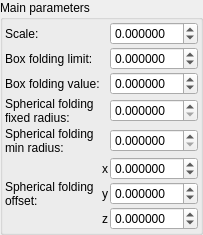
    <widget class="QGroupBox" name="groupBox">
     <property name="title">
      <string>Main parameters</string>
     </property>
     <layout class="QVBoxLayout" name="verticalLayout_2" stretch="0">
      <property name="spacing">
       <number>2</number>
      </property>
      <property name="leftMargin">
       <number>2</number>
      </property>
      <property name="topMargin">
       <number>2</number>
      </property>
      <property name="rightMargin">
       <number>2</number>
      </property>
      <property name="bottomMargin">
       <number>2</number>
      </property>
      <item>
       <layout class="QGridLayout" name="gridLayout" columnstretch="0,0,1">
        <property name="spacing">
         <number>2</number>
        </property>
        <item row="2" column="0">
         <widget class="QLabel" name="label_9">
          <property name="text">
           <string>Box folding value:</string>
          </property>
         </widget>
        </item>
        <item row="2" column="2">
         <widget class="MyDoubleSpinBox" name="spinbox_mandelbox_folding_value">
          <property name="sizePolicy">
           <sizepolicy hsizetype="Minimum" vsizetype="Maximum">
            <horstretch>0</horstretch>
            <verstretch>0</verstretch>
           </sizepolicy>
          </property>
          <property name="prefix">
           <string/>
          </property>
          <property name="suffix">
           <string/>
          </property>
          <property name="decimals">
           <number>6</number>
          </property>
          <property name="minimum">
           <double>-99.998999999999995</double>
          </property>
          <property name="maximum">
           <double>99.998999999999995</double>
          </property>
          <property name="singleStep">
           <double>0.100000000000000</double>
          </property>
         </widget>
        </item>
        <item row="5" column="0" rowspan="3">
         <widget class="QLabel" name="label_12">
          <property name="text">
           <string>Spherical folding
offset:</string>
          </property>
         </widget>
        </item>
        <item row="1" column="0">
         <widget class="QLabel" name="label_8">
          <property name="text">
           <string>Box folding limit:</string>
          </property>
         </widget>
        </item>
        <item row="7" column="1">
         <widget class="QLabel" name="label_117">
          <property name="sizePolicy">
           <sizepolicy hsizetype="Preferred" vsizetype="Preferred">
            <horstretch>0</horstretch>
            <verstretch>0</verstretch>
           </sizepolicy>
          </property>
          <property name="text">
           <string notr="true">z</string>
          </property>
          <property name="alignment">
           <set>Qt::AlignRight|Qt::AlignTrailing|Qt::AlignVCenter</set>
          </property>
         </widget>
        </item>
        <item row="3" column="2">
         <widget class="MyDoubleSpinBox" name="spinbox_mandelbox_folding_fixed_radius">
          <property name="sizePolicy">
           <sizepolicy hsizetype="Minimum" vsizetype="Maximum">
            <horstretch>0</horstretch>
            <verstretch>0</verstretch>
           </sizepolicy>
          </property>
          <property name="prefix">
           <string/>
          </property>
          <property name="suffix">
           <string/>
          </property>
          <property name="decimals">
           <number>6</number>
          </property>
          <property name="minimum">
           <double>0.000000000000000</double>
          </property>
          <property name="maximum">
           <double>99.998999999999995</double>
          </property>
          <property name="singleStep">
           <double>0.100000000000000</double>
          </property>
         </widget>
        </item>
        <item row="0" column="0">
         <widget class="QLabel" name="label_7">
          <property name="text">
           <string>Scale:</string>
          </property>
         </widget>
        </item>
        <item row="5" column="2">
         <widget class="MyDoubleSpinBox" name="spinbox3_mandelbox_offset_x">
          <property name="sizePolicy">
           <sizepolicy hsizetype="Minimum" vsizetype="Maximum">
            <horstretch>0</horstretch>
            <verstretch>0</verstretch>
           </sizepolicy>
          </property>
          <property name="prefix">
           <string/>
          </property>
          <property name="suffix">
           <string/>
          </property>
          <property name="decimals">
           <number>6</number>
          </property>
          <property name="minimum">
           <double>-99.998999999999995</double>
          </property>
          <property name="maximum">
           <double>99.998999999999995</double>
          </property>
          <property name="singleStep">
           <double>0.100000000000000</double>
          </property>
         </widget>
        </item>
        <item row="6" column="1">
         <widget class="QLabel" name="label_116">
          <property name="sizePolicy">
           <sizepolicy hsizetype="Preferred" vsizetype="Preferred">
            <horstretch>0</horstretch>
            <verstretch>0</verstretch>
           </sizepolicy>
          </property>
          <property name="text">
           <string notr="true">y</string>
          </property>
          <property name="alignment">
           <set>Qt::AlignRight|Qt::AlignTrailing|Qt::AlignVCenter</set>
          </property>
         </widget>
        </item>
        <item row="6" column="2">
         <widget class="MyDoubleSpinBox" name="spinbox3_mandelbox_offset_y">
          <property name="sizePolicy">
           <sizepolicy hsizetype="Minimum" vsizetype="Maximum">
            <horstretch>0</horstretch>
            <verstretch>0</verstretch>
           </sizepolicy>
          </property>
          <property name="prefix">
           <string/>
          </property>
          <property name="suffix">
           <string/>
          </property>
          <property name="decimals">
           <number>6</number>
          </property>
          <property name="minimum">
           <double>-99.998999999999995</double>
          </property>
          <property name="maximum">
           <double>99.998999999999995</double>
          </property>
          <property name="singleStep">
           <double>0.100000000000000</double>
          </property>
         </widget>
        </item>
        <item row="4" column="0">
         <widget class="QLabel" name="label_11">
          <property name="text">
           <string>Spherical folding
min radius:</string>
          </property>
         </widget>
        </item>
        <item row="1" column="2">
         <widget class="MyDoubleSpinBox" name="spinbox_mandelbox_folding_limit">
          <property name="sizePolicy">
           <sizepolicy hsizetype="Minimum" vsizetype="Maximum">
            <horstretch>0</horstretch>
            <verstretch>0</verstretch>
           </sizepolicy>
          </property>
          <property name="prefix">
           <string/>
          </property>
          <property name="suffix">
           <string/>
          </property>
          <property name="decimals">
           <number>6</number>
          </property>
          <property name="minimum">
           <double>-99.998999999999995</double>
          </property>
          <property name="maximum">
           <double>99.998999999999995</double>
          </property>
          <property name="singleStep">
           <double>0.100000000000000</double>
          </property>
         </widget>
        </item>
        <item row="5" column="1">
         <widget class="QLabel" name="label_115">
          <property name="sizePolicy">
           <sizepolicy hsizetype="Preferred" vsizetype="Preferred">
            <horstretch>0</horstretch>
            <verstretch>0</verstretch>
           </sizepolicy>
          </property>
          <property name="text">
           <string notr="true">x</string>
          </property>
          <property name="alignment">
           <set>Qt::AlignRight|Qt::AlignTrailing|Qt::AlignVCenter</set>
          </property>
         </widget>
        </item>
        <item row="3" column="0">
         <widget class="QLabel" name="label_10">
          <property name="text">
           <string>Spherical folding
fixed radius:</string>
          </property>
         </widget>
        </item>
        <item row="7" column="2">
         <widget class="MyDoubleSpinBox" name="spinbox3_mandelbox_offset_z">
          <property name="sizePolicy">
           <sizepolicy hsizetype="Minimum" vsizetype="Maximum">
            <horstretch>0</horstretch>
            <verstretch>0</verstretch>
           </sizepolicy>
          </property>
          <property name="prefix">
           <string/>
          </property>
          <property name="suffix">
           <string/>
          </property>
          <property name="decimals">
           <number>6</number>
          </property>
          <property name="minimum">
           <double>-99.998999999999995</double>
          </property>
          <property name="maximum">
           <double>99.998999999999995</double>
          </property>
          <property name="singleStep">
           <double>0.100000000000000</double>
          </property>
         </widget>
        </item>
        <item row="0" column="2">
         <widget class="MyDoubleSpinBox" name="spinbox_mandelbox_scale">
          <property name="sizePolicy">
           <sizepolicy hsizetype="Minimum" vsizetype="Maximum">
            <horstretch>0</horstretch>
            <verstretch>0</verstretch>
           </sizepolicy>
          </property>
          <property name="prefix">
           <string/>
          </property>
          <property name="suffix">
           <string/>
          </property>
          <property name="decimals">
           <number>6</number>
          </property>
          <property name="minimum">
           <double>-99.998999999999995</double>
          </property>
          <property name="maximum">
           <double>99.998999999999995</double>
          </property>
          <property name="singleStep">
           <double>0.100000000000000</double>
          </property>
         </widget>
        </item>
        <item row="4" column="2">
         <widget class="MyDoubleSpinBox" name="spinbox_mandelbox_folding_min_radius">
          <property name="sizePolicy">
           <sizepolicy hsizetype="Minimum" vsizetype="Maximum">
            <horstretch>0</horstretch>
            <verstretch>0</verstretch>
           </sizepolicy>
          </property>
          <property name="prefix">
           <string/>
          </property>
          <property name="suffix">
           <string/>
          </property>
          <property name="decimals">
           <number>6</number>
          </property>
          <property name="minimum">
           <double>0.000000000000000</double>
          </property>
          <property name="maximum">
           <double>99.998999999999995</double>
          </property>
          <property name="singleStep">
           <double>0.100000000000000</double>
          </property>
         </widget>
        </item>
       </layout>
      </item>
     </layout>
    </widget>
